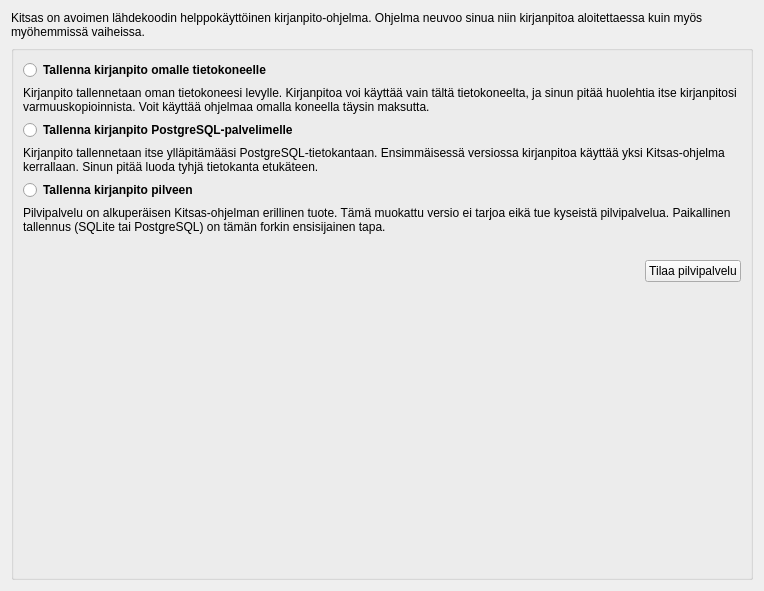
<?xml version="1.0" encoding="UTF-8"?>
<ui version="4.0">
 <class>UusiAloitus</class>
 <widget class="QWidget" name="UusiAloitus">
  <property name="geometry">
   <rect>
    <x>0</x>
    <y>0</y>
    <width>764</width>
    <height>591</height>
   </rect>
  </property>
  <property name="windowTitle">
   <string>Form</string>
  </property>
  <layout class="QVBoxLayout" name="verticalLayout_2">
   <item>
    <widget class="QLabel" name="label_2">
     <property name="text">
      <string>&lt;html&gt;&lt;head/&gt;&lt;body&gt;&lt;p&gt;Kitsas on avoimen lähdekoodin helppokäyttöinen kirjanpito-ohjelma. Ohjelma neuvoo sinua niin kirjanpitoa aloitettaessa kuin myös myöhemmissä vaiheissa.&lt;/p&gt;&lt;/body&gt;&lt;/html&gt;</string>
     </property>
     <property name="wordWrap">
      <bool>true</bool>
     </property>
    </widget>
   </item>
   <item>
    <widget class="QGroupBox" name="groupBox">
     <property name="title">
      <string/>
     </property>
     <layout class="QVBoxLayout" name="verticalLayout">
      <item>
       <widget class="QRadioButton" name="koneelleRadio">
        <property name="font">
         <font>
          <weight>75</weight>
          <bold>true</bold>
         </font>
        </property>
        <property name="text">
         <string>Tallenna kirjanpito omalle tietokoneelle</string>
        </property>
        <property name="icon">
         <iconset resource="../pic/pic.qrc">
          <normaloff>:/pic/laptop.png</normaloff>:/pic/laptop.png</iconset>
        </property>
       </widget>
      </item>
      <item>
       <widget class="QLabel" name="label">
        <property name="text">
         <string>&lt;html&gt;&lt;head/&gt;&lt;body&gt;&lt;p&gt;Kirjanpito tallennetaan oman tietokoneesi levylle. Kirjanpitoa voi käyttää vain tältä tietokoneelta, ja sinun pitää huolehtia itse kirjanpitosi varmuuskopioinnista. Voit käyttää ohjelmaa omalla koneella täysin maksutta.&lt;/p&gt;&lt;/body&gt;&lt;/html&gt;</string>
        </property>
        <property name="wordWrap">
         <bool>true</bool>
        </property>
       </widget>
      </item>
      <item>
       <widget class="QRadioButton" name="postgresRadio">
        <property name="font">
         <font>
          <weight>75</weight>
          <bold>true</bold>
         </font>
        </property>
        <property name="text">
         <string>Tallenna kirjanpito PostgreSQL-palvelimelle</string>
        </property>
       </widget>
      </item>
      <item>
       <widget class="QLabel" name="postgresLabel">
        <property name="text">
         <string>&lt;html&gt;&lt;head/&gt;&lt;body&gt;&lt;p&gt;Kirjanpito tallennetaan itse ylläpitämääsi PostgreSQL-tietokantaan. Ensimmäisessä versiossa kirjanpitoa käyttää yksi Kitsas-ohjelma kerrallaan. Sinun pitää luoda tyhjä tietokanta etukäteen.&lt;/p&gt;&lt;/body&gt;&lt;/html&gt;</string>
        </property>
        <property name="wordWrap">
         <bool>true</bool>
        </property>
       </widget>
      </item>
      <item>
       <widget class="QRadioButton" name="pilveenRadio">
        <property name="font">
         <font>
          <weight>75</weight>
          <bold>true</bold>
         </font>
        </property>
        <property name="text">
         <string>Tallenna kirjanpito pilveen</string>
        </property>
        <property name="icon">
         <iconset resource="../pic/pic.qrc">
          <normaloff>:/pic/cloud.png</normaloff>:/pic/cloud.png</iconset>
        </property>
       </widget>
      </item>
      <item>
       <widget class="QLabel" name="pilviLabel">
        <property name="text">
         <string>&lt;html&gt;&lt;head/&gt;&lt;body&gt;&lt;p&gt;Pilvipalvelu on alkuperäisen Kitsas-ohjelman erillinen tuote. Tämä muokattu versio ei tarjoa eikä tue kyseistä pilvipalvelua. Paikallinen tallennus (SQLite tai PostgreSQL) on tämän forkin ensisijainen tapa.&lt;/p&gt;&lt;/body&gt;&lt;/html&gt;</string>
        </property>
        <property name="wordWrap">
         <bool>true</bool>
        </property>
       </widget>
      </item>
      <item>
       <widget class="QLabel" name="pilviInfo">
        <property name="font">
         <font>
          <weight>75</weight>
          <italic>false</italic>
          <bold>true</bold>
         </font>
        </property>
        <property name="text">
         <string>&lt;html&gt;&lt;head/&gt;&lt;body&gt;&lt;p/&gt;&lt;/body&gt;&lt;/html&gt;</string>
        </property>
        <property name="wordWrap">
         <bool>true</bool>
        </property>
       </widget>
      </item>
      <item>
       <layout class="QHBoxLayout" name="horizontalLayout">
        <item>
         <spacer name="horizontalSpacer">
          <property name="orientation">
           <enum>Qt::Horizontal</enum>
          </property>
          <property name="sizeHint" stdset="0">
           <size>
            <width>40</width>
            <height>20</height>
           </size>
          </property>
         </spacer>
        </item>
        <item>
         <widget class="QPushButton" name="tilausNappi">
          <property name="text">
           <string>Tilaa pilvipalvelu</string>
          </property>
          <property name="icon">
           <iconset resource="../pic/pic.qrc">
            <normaloff>:/pic/cloud.png</normaloff>:/pic/cloud.png</iconset>
          </property>
         </widget>
        </item>
       </layout>
      </item>
      <item>
       <spacer name="verticalSpacer">
        <property name="orientation">
         <enum>Qt::Vertical</enum>
        </property>
        <property name="sizeHint" stdset="0">
         <size>
          <width>20</width>
          <height>40</height>
         </size>
        </property>
       </spacer>
      </item>
     </layout>
    </widget>
   </item>
  </layout>
 </widget>
 <resources>
  <include location="../pic/pic.qrc"/>
 </resources>
 <connections/>
</ui>
